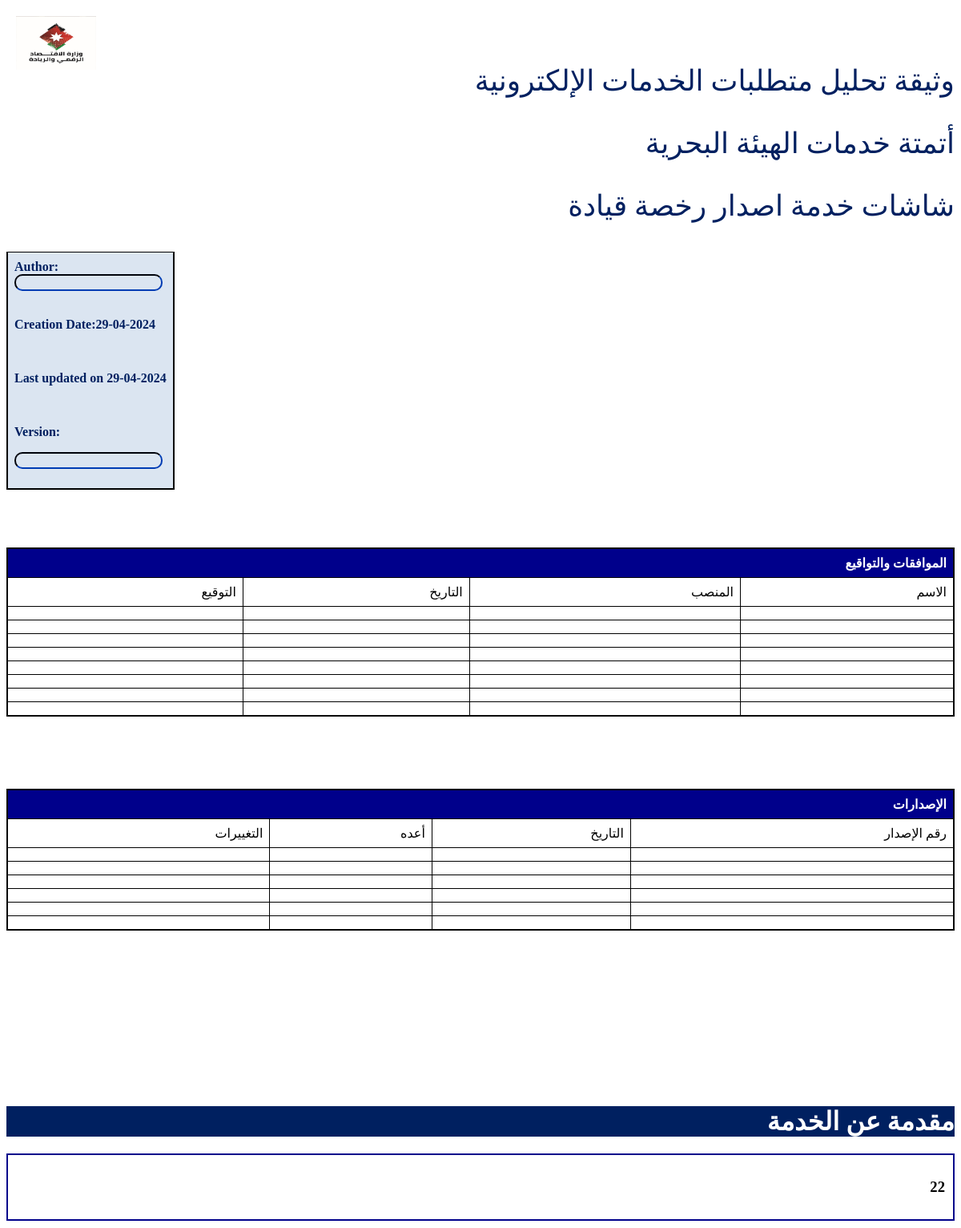
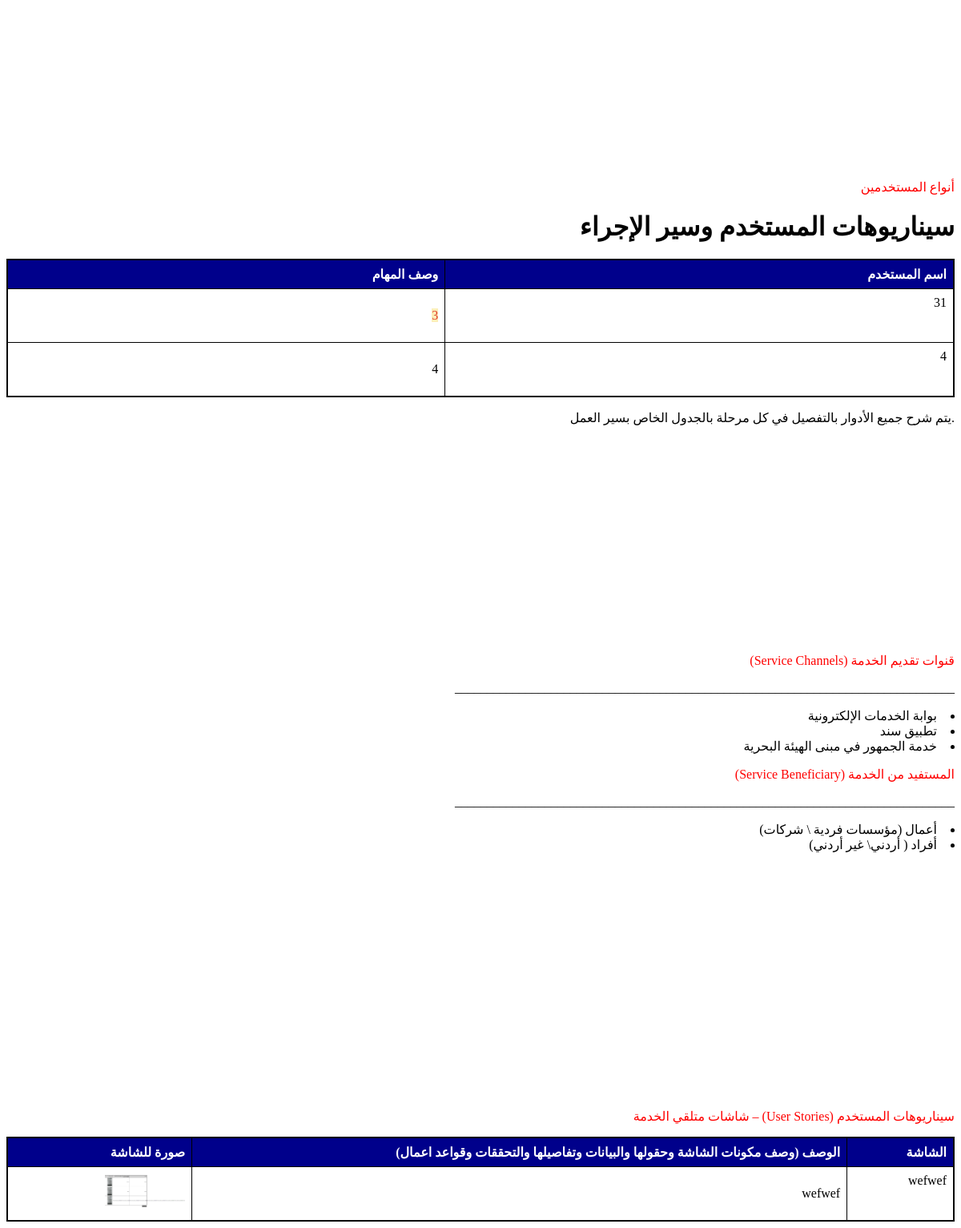
The page /print/1 on the database its author committed (2 pictures, top to bottom).
### app.py (models this page shows)
class Table(db.Model):
    id = db.Column(db.Integer, primary_key=True)
    table_name = db.Column(db.String(100), nullable=False)
    table_description = db.Column(db.Text, nullable=True)
    screens = db.relationship('Screen', backref='table', lazy=True)

class ServiceName(db.Model):
    id = db.Column(db.Integer, primary_key=True)
    service_name = db.Column(db.String(100), nullable=False)
    service_description = db.Column(db.Text, nullable=True)
    screens = db.relationship('Screen', backref='service', lazy=True)

class User(db.Model):
    id = db.Column(db.Integer, primary_key=True)
    username = db.Column(db.String(100), nullable=False)
    user_description = db.Column(db.Text, nullable=True)
    screens = db.relationship('Screen', secondary='screen_user', backref='users')

class Screen(db.Model):
    id = db.Column(db.Integer, primary_key=True)
    screen_name = db.Column(db.String(100), nullable=False)
    screen_description = db.Column(db.Text, nullable=True)
    screenshot_path = db.Column(db.String(255), nullable=True)
    service_id = db.Column(db.Integer, db.ForeignKey('service_name.id'), nullable=False)
    service_description = db.Column(db.Text, nullable=True)
    table_id = db.Column(db.Integer, db.ForeignKey('table.id'), nullable=True)

### app.py (the view)
@app.route('/print/<int:table_id>')
def print(table_id):
    table = Table.query.get_or_404(table_id)
    service_name = None
    service_description = None
    if table.screens:
        screen = table.screens[0]
        service_name = screen.service.service_name
        service_description = ServiceName.query.filter_by(service_name=service_name).first().service_description
        users = User.query.all()
    return render_template('print.html', table=table, service_name=service_name, service_description=service_description,users=users)

### templates/print.html (shortened to what this page needs)
<!DOCTYPE html>
<html lang="ar">
  <head>
    <link rel="stylesheet" href="../static/table.css" />
  </head>
  <body>
    <img
      src="{{ url_for('static', filename='../static/uploads/logo.jpg') }}"
      alt="Logo"
      class="logo"
    />
    <br />
    <br />
    <p class="title">وثيقة تحليل متطلبات الخدمات الإلكترونية</p>
    <p class="title">أتمتة خدمات الهيئة البحرية</p>
    <p class="title"> {{ table.table_name }}</p>
    <div class="author">
      <table class="author" >
        <tr></tr><th class="author">Author:<div class="author"><input class="print"></input></div></th></tr>
        <div class="author"><th class="author"><p class="author" id="todayDate"></p></th></div>
        <tr>
  <th class="author"><p id="lastUpdated"></p></th>
        </tr>
        <tr class="author">
          <th class="author"><p class="author">Version:<div class="author"><input class="print"></input></div></p></th>
        </tr>
      </table>
    </div>
      <br><br><br><br>
      <table border="1">
        <thead>
          <tr>
            <th colspan="4">الموافقات والتواقيع</th>
          </tr>
          <tr><td>الاسم</td> <td>المنصب</td> <td>التاريخ</td>
            <td>التوقيع</td>
          </tr>
          <tr><td></td><td></td><td></td><td></td></tr>
          <tr><td></td><td></td><td></td><td></td></tr>
          <tr><td></td><td></td><td></td><td></td></tr>
          <tr><td></td><td></td><td></td><td></td></tr>
          <tr><td></td><td></td><td></td><td></td></tr>
          <tr><td></td><td></td><td></td><td></td></tr>
          <tr><td></td><td></td><td></td><td></td></tr>
          <tr><td></td><td></td><td></td><td></td></tr>
        </thead>
          </table>
        <br><br><br><br><br>
          <table>
            <tr>
            <th colspan="4">الإصدارات</th>
          </tr>
          <tr><td>رقم الإصدار</td><td>التاريخ</td> <td>أعده</td><td>التغييرات</td>
          </tr>
          <tr><td></td><td></td><td></td><td></td></tr>
          <tr><td></td><td></td><td></td><td></td></tr>
          <tr><td></td><td></td><td></td><td></td></tr>
          <tr><td></td><td></td><td></td><td></td></tr>
          <tr><td></td><td></td><td></td><td></td></tr>
          <tr><td></td><td></td><td></td><td></td></tr>
      </table>
<br><br><br><br><br><br><br><br><br><br><br>
<div class="service_description">
  <h1>مقدمة عن الخدمة</h1>
  <h3>{{ service_description | safe}}</h3>
</div>
<br><br><br><br><br><br><br><br><br><br><br>
<div class="users">
  <p style="color: red;">أنواع المستخدمين</p>
  <h1>سيناريوهات المستخدم وسير الإجراء</h1>
  <table>
    <thead>
      <tr>
        <th>اسم المستخدم</th>
        <th>وصف المهام</th>
      </tr>
    </thead>
    <tbody>
      {% for user in users %}
      <tr>
        <td>{{ user.username }}</td>
        <td>{{ user.user_description | safe }}</td>
      </tr>
      {% endfor %}
    </tbody>
  </table>
</div>
<p style="color: black;">.يتم شرح جميع الأدوار بالتفصيل في كل مرحلة بالجدول الخاص بسير العمل</p>
<br><br><br><br><br><br><br><br><br><br><br><br><br><br>
<p style="color: red;">قنوات تقديم الخدمة (Service Channels)
</p>
<p>______________________________________________________________________________</p>
<ul>
<li>بوابة الخدمات الإلكترونية</li>
<li>تطبيق سند</li>
<li>خدمة الجمهور في مبنى الهيئة البحرية </li>
</ul>
<p style="color: red;">المستفيد من الخدمة (Service Beneficiary)
</p>
<p>______________________________________________________________________________</p>
<ul>
  <li>أعمال (مؤسسات فردية \ شركات)</li>
  <li>أفراد ( أردني\ غير أردني)
  </li>
</ul>
<br><br><br><br><br><br><br><br><br><br><br><br><br><br><br><br>
   <p style="color: red;">سيناريوهات المستخدم (User Stories) – شاشات متلقي الخدمة </p>
    <table>
      <thead>
        <tr>
          <th>الشاشة</th>
          <th>
            الوصف (وصف مكونات الشاشة وحقولها والبيانات وتفاصيلها والتحققات
            وقواعد اعمال)
          </th>
          <th>صورة للشاشة</th>
        </tr>
      </thead>
      <tbody>
        {% for screen in table.screens %}
        <tr>
          <td>{{ screen.screen_name }}</td>
          <td style="white-space: nowrap; overflow: auto;"><p>{{ screen.screen_description | safe }}</p></td>
          <td>
            {% if screen.screenshot_path %}
            <img
              src="{{ url_for('static', filename='uploads/' + screen.screenshot_path) }}"
              alt="Screenshot"
              style="max-width: 100px"
            />
            {% else %} No screenshot available {% endif %}
          </td>
        </tr>
        {% endfor %}
      </tbody>
    </table>
  </body>
</html>

### static/table.css (style rules this page uses)
table { border-collapse: collapse; width: 100%; border: 2px solid black; border-radius: 10px; text-align: right; }
th, td { border: 1px solid black; padding: 8px; text-align: right; max-width: 400px; text-wrap: wrap; height: auto; }
* { text-align: right; direction: rtl; }
.logo { position: absolute; top: 20px; left: 20px; width: 100px; height: auto; }
.title { font-size: 36px; color: #002060; }
.author { text-align: left; width: auto; color: #002060; direction: ltr; }
table .author { background-color: #dbe5f1; border-color: #dbe5f1; }
input { background-color: #dbe5f1; border-color: #002060; border-radius: 10px; text-align: right; }
.print { background-color: #dbe5f1; border-color: #002060; border-radius: 10px; text-align: left; }
th { background-color: darkblue; color: white; }
td, tr, th { vertical-align: top; text-align: right; }
.service_description h1 { color: white; background-color: #002060; width: auto; height: auto; text-align: right; }
.service_description h3 { border: 2px solid darkblue; padding: 10px; }
li { text-align: right; }
ul { padding-right: 0; padding-left: 20px; list-style-position: inside; }
table { direction: rtl; }

### rows shown on the page
Table: table_name "شاشات خدمة اصدار رخصة قيادة"
ServiceName: service_description "22"
User: username "31", user_description "3"
User: username "4", user_description "4"
Screen: screen_name "wefwef", screen_description "wefwef", screenshot_path (picture)
